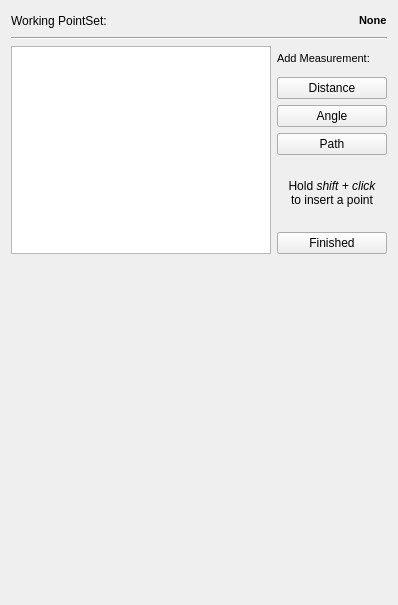
<?xml version="1.0" encoding="UTF-8"?>
<ui version="4.0">
 <class>QmitkSimpleMeasurementControls</class>
 <widget class="QWidget" name="QmitkSimpleMeasurementControls">
  <property name="geometry">
   <rect>
    <x>0</x>
    <y>0</y>
    <width>398</width>
    <height>605</height>
   </rect>
  </property>
  <property name="minimumSize">
   <size>
    <width>0</width>
    <height>0</height>
   </size>
  </property>
  <property name="windowTitle">
   <string>SimpleMeasurement</string>
  </property>
  <layout class="QVBoxLayout" name="verticalLayout_2">
   <item>
    <layout class="QHBoxLayout" name="horizontalLayout">
     <item>
      <widget class="QLabel" name="label">
       <property name="text">
        <string>Working PointSet:</string>
       </property>
      </widget>
     </item>
     <item>
      <spacer name="horizontalSpacer">
       <property name="orientation">
        <enum>Qt::Horizontal</enum>
       </property>
       <property name="sizeHint" stdset="0">
        <size>
         <width>40</width>
         <height>20</height>
        </size>
       </property>
      </spacer>
     </item>
     <item>
      <widget class="QLabel" name="selectedPointSet">
       <property name="text">
        <string>&lt;!DOCTYPE HTML PUBLIC &quot;-//W3C//DTD HTML 4.0//EN&quot; &quot;http://www.w3.org/TR/REC-html40/strict.dtd&quot;&gt;
&lt;html&gt;&lt;head&gt;&lt;meta name=&quot;qrichtext&quot; content=&quot;1&quot; /&gt;&lt;style type=&quot;text/css&quot;&gt;
p, li { white-space: pre-wrap; }
&lt;/style&gt;&lt;/head&gt;&lt;body style=&quot; font-family:'MS Shell Dlg 2'; font-size:8.25pt; font-weight:400; font-style:normal;&quot;&gt;
&lt;p style=&quot; margin-top:0px; margin-bottom:0px; margin-left:0px; margin-right:0px; -qt-block-indent:0; text-indent:0px;&quot;&gt;&lt;span style=&quot; font-size:8pt; font-weight:600;&quot;&gt;None&lt;/span&gt;&lt;/p&gt;&lt;/body&gt;&lt;/html&gt;</string>
       </property>
      </widget>
     </item>
    </layout>
   </item>
   <item>
    <widget class="Line" name="line">
     <property name="orientation">
      <enum>Qt::Horizontal</enum>
     </property>
    </widget>
   </item>
   <item>
    <layout class="QHBoxLayout" name="horizontalLayout_2">
     <item>
      <widget class="QListWidget" name="m_MeasurementList"/>
     </item>
     <item>
      <layout class="QVBoxLayout" name="verticalLayout">
       <item>
        <widget class="QLabel" name="textLabel1_3_2">
         <property name="sizePolicy">
          <sizepolicy hsizetype="Minimum" vsizetype="Minimum">
           <horstretch>0</horstretch>
           <verstretch>0</verstretch>
          </sizepolicy>
         </property>
         <property name="minimumSize">
          <size>
           <width>0</width>
           <height>25</height>
          </size>
         </property>
         <property name="maximumSize">
          <size>
           <width>110</width>
           <height>16777215</height>
          </size>
         </property>
         <property name="frameShape">
          <enum>QFrame::NoFrame</enum>
         </property>
         <property name="frameShadow">
          <enum>QFrame::Plain</enum>
         </property>
         <property name="lineWidth">
          <number>1</number>
         </property>
         <property name="text">
          <string>&lt;!DOCTYPE HTML PUBLIC &quot;-//W3C//DTD HTML 4.0//EN&quot; &quot;http://www.w3.org/TR/REC-html40/strict.dtd&quot;&gt;
&lt;html&gt;&lt;head&gt;&lt;meta name=&quot;qrichtext&quot; content=&quot;1&quot; /&gt;&lt;style type=&quot;text/css&quot;&gt;
p, li { white-space: pre-wrap; }
&lt;/style&gt;&lt;/head&gt;&lt;body style=&quot; font-family:'MS Shell Dlg 2'; font-size:7.8pt; font-weight:400; font-style:normal;&quot;&gt;
&lt;p style=&quot; margin-top:12px; margin-bottom:12px; margin-left:0px; margin-right:0px; -qt-block-indent:0; text-indent:0px;&quot;&gt;&lt;span style=&quot; font-size:8pt;&quot;&gt;Add Measurement:&lt;/span&gt;&lt;/p&gt;&lt;/body&gt;&lt;/html&gt;</string>
         </property>
         <property name="alignment">
          <set>Qt::AlignVCenter</set>
         </property>
         <property name="wordWrap">
          <bool>false</bool>
         </property>
        </widget>
       </item>
       <item>
        <widget class="QPushButton" name="pbDistance">
         <property name="toolTip">
          <string>calculates the distance between two points</string>
         </property>
         <property name="text">
          <string>Distance</string>
         </property>
         <property name="checkable">
          <bool>false</bool>
         </property>
         <property name="flat">
          <bool>false</bool>
         </property>
        </widget>
       </item>
       <item>
        <widget class="QPushButton" name="pbAngle">
         <property name="toolTip">
          <string>calculates the angle between two lines</string>
         </property>
         <property name="text">
          <string>Angle</string>
         </property>
         <property name="checkable">
          <bool>false</bool>
         </property>
        </widget>
       </item>
       <item>
        <widget class="QPushButton" name="pbPath">
         <property name="cursor">
          <cursorShape>ArrowCursor</cursorShape>
         </property>
         <property name="acceptDrops">
          <bool>false</bool>
         </property>
         <property name="toolTip">
          <string>calculates the distance between two or more points</string>
         </property>
         <property name="text">
          <string>Path</string>
         </property>
         <property name="checkable">
          <bool>false</bool>
         </property>
         <property name="checked">
          <bool>false</bool>
         </property>
         <property name="autoRepeat">
          <bool>false</bool>
         </property>
         <property name="autoDefault">
          <bool>false</bool>
         </property>
         <property name="default">
          <bool>false</bool>
         </property>
         <property name="flat">
          <bool>false</bool>
         </property>
        </widget>
       </item>
       <item>
        <spacer name="verticalSpacer">
         <property name="orientation">
          <enum>Qt::Vertical</enum>
         </property>
         <property name="sizeHint" stdset="0">
          <size>
           <width>20</width>
           <height>40</height>
          </size>
         </property>
        </spacer>
       </item>
       <item>
        <widget class="QLabel" name="explain_label">
         <property name="sizePolicy">
          <sizepolicy hsizetype="Minimum" vsizetype="Minimum">
           <horstretch>0</horstretch>
           <verstretch>0</verstretch>
          </sizepolicy>
         </property>
         <property name="minimumSize">
          <size>
           <width>110</width>
           <height>65</height>
          </size>
         </property>
         <property name="frameShape">
          <enum>QFrame::NoFrame</enum>
         </property>
         <property name="frameShadow">
          <enum>QFrame::Plain</enum>
         </property>
         <property name="lineWidth">
          <number>1</number>
         </property>
         <property name="text">
          <string>&lt;p align=&quot;center&quot;&gt;Hold &lt;i&gt;shift + click&lt;/i&gt;&lt;br&gt;to insert a point&lt;/p&gt;</string>
         </property>
         <property name="alignment">
          <set>Qt::AlignVCenter</set>
         </property>
         <property name="wordWrap">
          <bool>false</bool>
         </property>
        </widget>
       </item>
       <item>
        <widget class="QPushButton" name="m_Finished">
         <property name="text">
          <string>Finished</string>
         </property>
        </widget>
       </item>
      </layout>
     </item>
    </layout>
   </item>
   <item>
    <spacer name="spacer2">
     <property name="orientation">
      <enum>Qt::Vertical</enum>
     </property>
     <property name="sizeType">
      <enum>QSizePolicy::Expanding</enum>
     </property>
     <property name="sizeHint" stdset="0">
      <size>
       <width>20</width>
       <height>390</height>
      </size>
     </property>
    </spacer>
   </item>
  </layout>
 </widget>
 <layoutdefault spacing="6" margin="11"/>
 <resources/>
 <connections/>
</ui>
